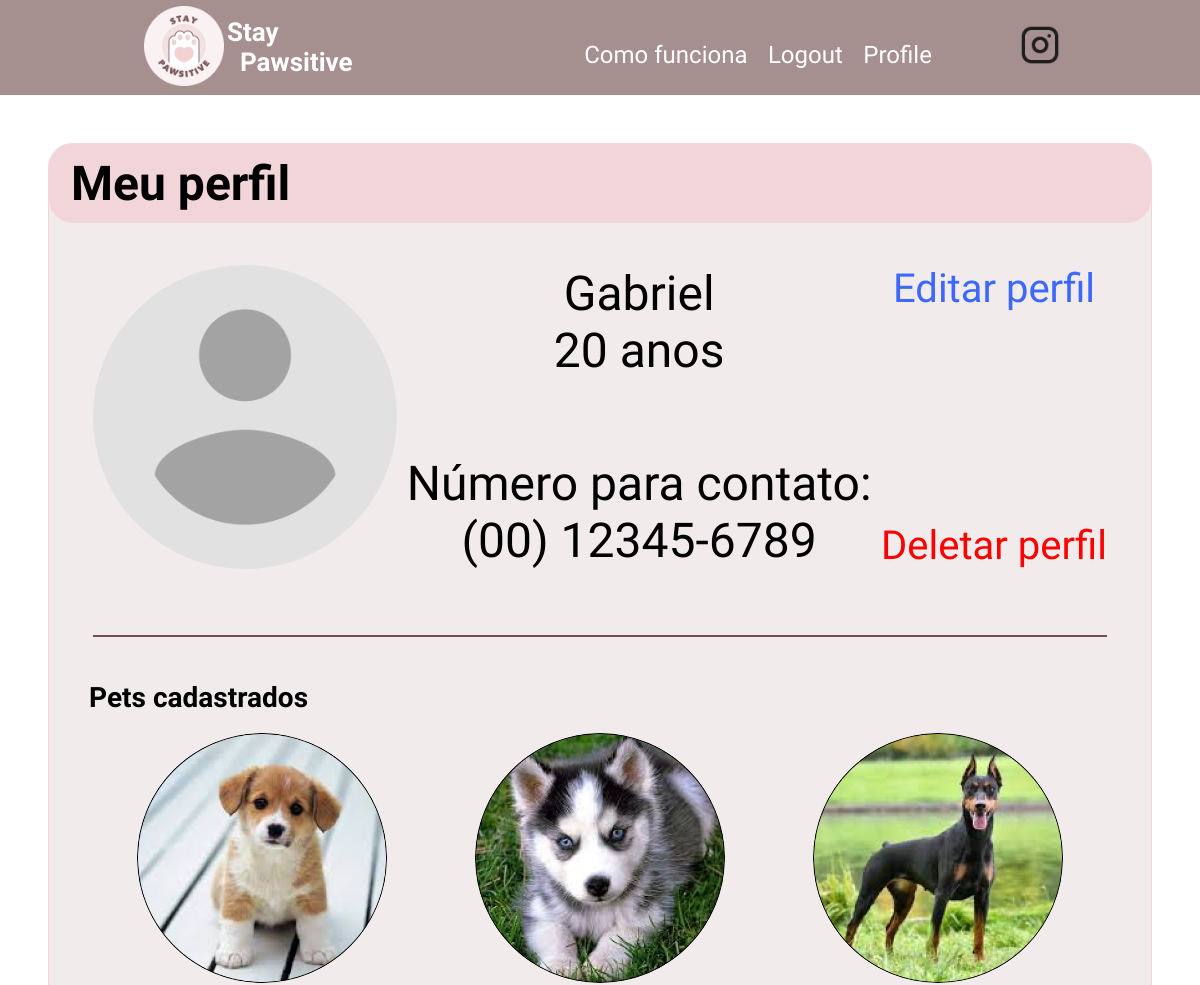
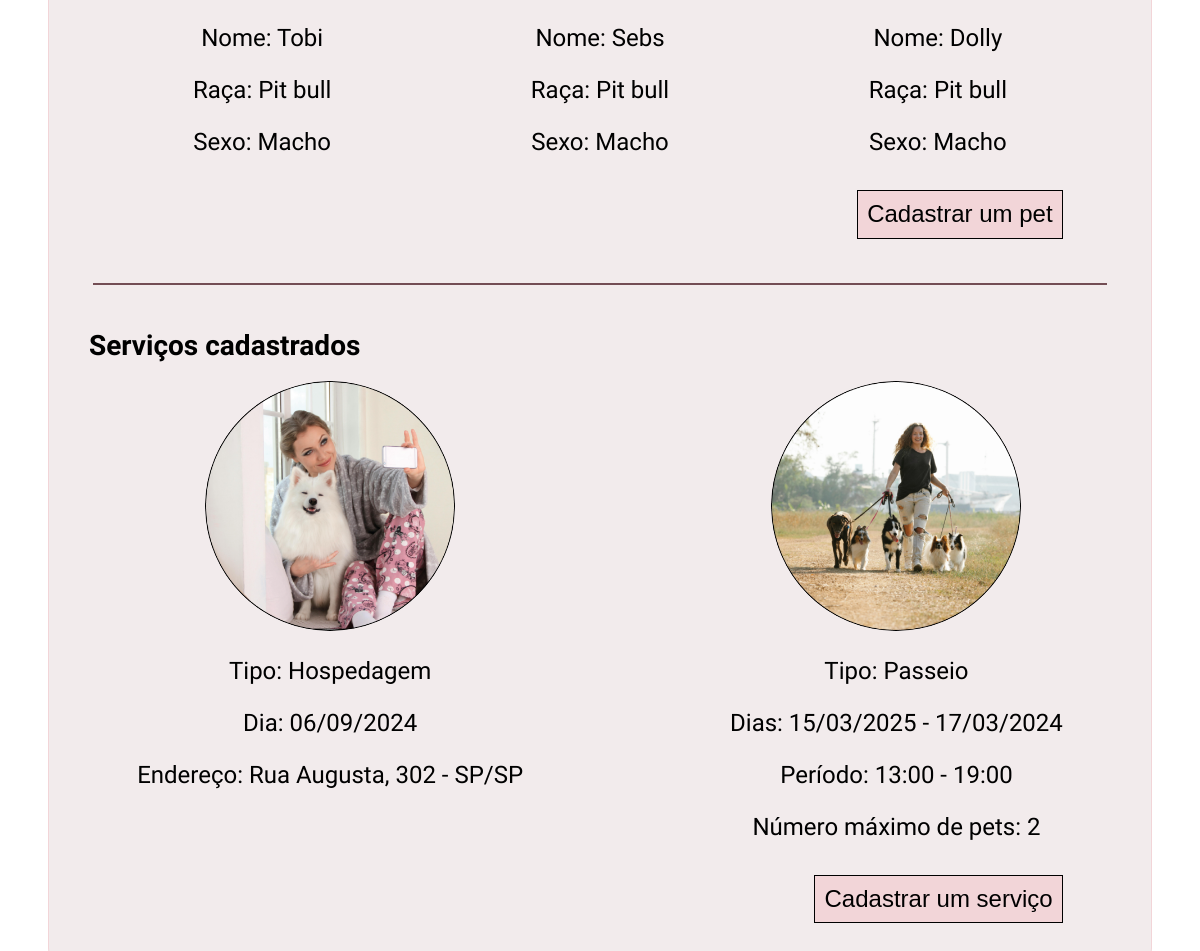
The app's page /user/Gabriel (signed in) with its own data (2 pictures, top to bottom).
### app/models.py (models this page shows, shortened)
class User(UserMixin, db.Model):
    id: so.Mapped[int] = so.mapped_column(primary_key=True)
    username: so.Mapped[str] = so.mapped_column(sa.String(64), index=True,
                                                unique=True)
    email: so.Mapped[str] = so.mapped_column(sa.String(120), index=True,
                                             unique=True)
    password_hash: so.Mapped[Optional[str]] = so.mapped_column(sa.String(256))
    name: so.Mapped[str] = so.mapped_column(sa.String(64), index=True, unique=False)
    phone: so.Mapped[str] = so.mapped_column(sa.String(15), index=True, unique=False)
    birthdate: so.Mapped[datetime] = so.mapped_column(
        index=True, default=lambda: datetime.now(timezone.utc))
    address: so.Mapped[str] = so.mapped_column(sa.String(64), index=True, unique=False)
    cpf: so.Mapped[str] = so.mapped_column(sa.String(11), index=True, unique=False)
    avatar: so.Mapped[str] = so.mapped_column(sa.String(100), index=True, unique=False)
    about_me: so.Mapped[Optional[str]] = so.mapped_column(sa.String(140))

class Pet(db.Model):
    name: so.Mapped[str] = so.mapped_column(sa.String(64), index=True, primary_key=True)
    username: so.Mapped[str] = so.mapped_column(sa.ForeignKey(User.username), index=True, primary_key=True)
    pet_type: so.Mapped[str] = so.mapped_column(sa.String(50))
    photo: so.Mapped[str] = so.mapped_column(sa.String(100))
    breed: so.Mapped[str] = so.mapped_column(sa.String(40))
    sex: so.Mapped[str] = so.mapped_column(sa.String(10))
    friendly: so.Mapped[bool] = so.mapped_column(Boolean)

### app/routes.py (the view)
@app.route('/user/<username>')
@login_required
def user(username):
    user = db.session.scalar(sa.select(User).where(User.username == username))
    if user is None:
        return render_template('404.html'), 404
    age = calculate_age(user.birthdate)
    formatted_phone = format_phone_number(user.phone)
    pets = db.session.query(Pet).join(User).filter(User.username == current_user.username).all()
    possible_walks = db.session.query(PossibleWalk).join(User).filter(User.username == current_user.username).all()
    return render_template('user.html', user=user, age=age, phone=formatted_phone, pets=pets, possible_walks= possible_walks)

### app/models.py (called while the page is built)
@login.user_loader
def load_user(id):
    return db.session.get(User, int(id))

### app/routes.py (called while the page is built)
def calculate_age(birthdate):
    today = datetime.today()
    age = today.year - birthdate.year - ((today.month, today.day) < (birthdate.month, birthdate.day))
    return age

def format_phone_number(phone):
    digits = ''.join(filter(str.isdigit, phone))
    if len(digits) == 11:
        return f"({digits[:2]}) {digits[2:7]}-{digits[7:]}"
    return phone

### app/templates/user.html (shortened to what this page needs)
{% extends "base.html" %}
{% block head %}
    {{ super() }}
    <link rel="stylesheet" href="{{url_for('static', filename='styles/user.css')}}">
{% endblock head %}
{% block content %}
    <div class="container">
        <div class="title">
            Meu perfil
        </div>
        <div class="infos">
            <div class="profile-data">
                <img src="{{url_for('static', filename='{}'.format(user.avatar))}}">
                <div>
                    <div>
                        {{ user.username }}
                        <br>
                        {{ age }} anos
                    </div>
                    <div>
                        Número para contato:
                        <br>
                        {{ phone }}
                    </div>
                </div>
                {% if user == current_user %}
                    <div>
                        <a href="{{ url_for('edit_profile') }}" class="edit-profile">Editar perfil</a>
                        <a href="#" class="delete-profile">Deletar perfil</a>
                    </div>
                {% endif %}
            </div>
        </div>
        <div class="line"></div>
        <h1 style="font-weight: bold; font-size: 28px; margin-left: 40px;">Pets cadastrados</h1>
        <div class="pets">
            <div class="list">
                {% for pet in pets %}
                <div>
                    <img src="{{url_for('static', filename=pet.photo)}}">
                    <p>Nome: {{pet.name}} </p>
                    <p>Raça: {{pet.breed}} </p>
                    {% if pet.sex == "female" %}
                    <p>Sexo: Fêmea </p>
                    {% else %}
                    <p>Sexo: Macho </p>
                    {% endif %}
                </div>
                {% endfor%}
            </div>
            <button onclick="redirect_new_pet()">Cadastrar um pet</button>
        </div>
        <div class="line"></div>
        <h1 style="font-weight: bold; font-size: 28px; margin-left: 40px;">Serviços cadastrados</h1>
        <div class="services">
            <div class="list">
                <div>
                    <img src="{{url_for('static', filename='images/hospedagem.png')}}">
                    <p>Tipo: Hospedagem</p>
                    <p>Dia: 06/09/2024</p>
                    <p>Endereço: Rua Augusta, 302  - SP/SP</p>
                </div>
                <div>
                    <img src="{{url_for('static', filename='images/passeio.png')}}">
                    <p>Tipo: Passeio</p>
                    <p>Dias: 15/03/2025 - 17/03/2024</p>
                    <p>Período: 13:00 - 19:00</p>
                    <p>Número máximo de pets: 2</p>
                </div>
            </div>
            <button onclick="redirect_new_walk()">Cadastrar um serviço</button>
        </div>
    </div>
{% endblock %}

### app/templates/base.html (shortened to what this page needs)
<!doctype html>
<html>
    <head>
        {% block head %}
        <link rel="stylesheet" href="{{ url_for('static', filename='styles/base.css') }}">
        {% endblock head %}
    </head>
    <body>
        <div class="header">
            <div class="brand">
                <a href="{{ url_for('index') }}">
                <img src="{{ url_for('static', filename='images/Logo.png') }}" alt="logo" style="height: 80px;">
                </a>
                <a href="{{ url_for('index') }}" style="text-decoration: none;">
                <h1>Stay<br>&nbsp;&nbsp;Pawsitive</h1>
                </a>
            </div>
            <div class="right">
                <div>
                    <a href="{{ url_for('index') }}">Como funciona</a>
                    {% if current_user.is_anonymous %}
                    <a href="{{ url_for('login') }}">Login</a>
                    {% else %}
                    <a href="{{ url_for('logout') }}">Logout</a>
                    <a href="{{ url_for('user', username=current_user.username) }}">Profile</a>
                    {% endif %}
                </div>
            <a href="https://www.instagram.com/staypawsitive99/">
                <img src="{{ url_for('static', filename='images/Instagram.png') }}" alt="instagram-logo">
            </a>
            </div>
        </div>
        {% block content %}{% endblock content %}
    </body>
</html>

### app/static/styles/base.css (style rules this page uses)
:root { font-size: 62.5%; }
body { font-family: 'Montserrat Alternates', sans-serif; font-style: normal; margin: 0; padding: 0; }
.header { display: flex; flex-direction: row; justify-content: space-evenly; align-items: center; background-color: #A68F8F; height: 2%; color: #FFFFFF; font-size: 18px; z-index: 5; }
.brand { display: flex; flex-direction: row; align-self: center; justify-content: space-evenly; align-items: center; font-size: 13px; width: 18%; font-family: 'Irish Grover', cursive; }
a { color: #FFFFFF; }
.right { display: flex; flex-direction: row; justify-content: space-evenly; align-items: flex-end; }
.right > div { padding: 0rem 8rem; }
.right > div > a { padding: 0rem .8rem; }
.right > div > a:link, .right > div > a:visited { text-decoration: none; color: white; font-size: 2.4rem; }
.right > a > img { width: 4rem; height: 4rem; }

### app/static/styles/user.css (style rules this page uses)
body { font-family: 'Montserrat Alternates', sans-serif; font-style: normal; margin: 0; padding: 0; min-height: 1000px; }
html { margin: 0; padding: 0; height: 100%; }
.container { background-color: #F2EBEC; margin: 4% 4%; border: 1px solid #F2D5D8; border-radius: 24px; padding-bottom: 4%; }
.title { background-color: #F2D5D8; padding: 1% 2%; border-radius: 24px; font-size: 48px; font-weight: 700; }
.infos { padding: 2% 4%; }
.profile-data { display: flex; justify-content: space-between; font-size: 48px; padding-top: 2%; }
.profile-data > img { border-radius: 50%; max-width: 30%; height: auto; }
.profile-data > div { display: flex; flex-direction: column; justify-content: space-between; text-align: center; }
a:link { text-decoration: none; }
.profile-data > div > a { font-size: 40px; font-weight: 400; }
.edit-profile { color: #3D68FE; }
.delete-profile { color: #FF0000; }
.pets, .about-me, .services { padding: 0% 8%; display: flex; flex-direction: column; }
.pets > button, .services > button { background-color: #F2D5D8; font-size: 2vw; font-weight: 400; padding: 1%; border: 1px solid black; align-self: flex-end; margin-top: 1rem; }
.list { display: flex; justify-content: space-between; text-align: center; flex-wrap: wrap; gap: 20px; }
.list > div > img { border-radius: 50%; width: 100%; height: auto; max-width: 250px; }
.list > div > p { font-size: 2vw; font-weight: 400; }
.line { border-top: 2px solid #734D54; margin: 4% 4%; }

### records on screen
User: avatar (placeholder picture), username "Gabriel"
Pet: photo (picture), name "Tobi", breed "Pit bull", sex "Sexo: Macho"
Pet: photo (picture), name "Sebs", breed "Pit bull", sex "Sexo: Macho"
Pet: photo (picture), name "Dolly", breed "Pit bull", sex "Sexo: Macho"

### other values on screen
{{ age }} "20"
{{ phone }} "(00) 12345-6789"
